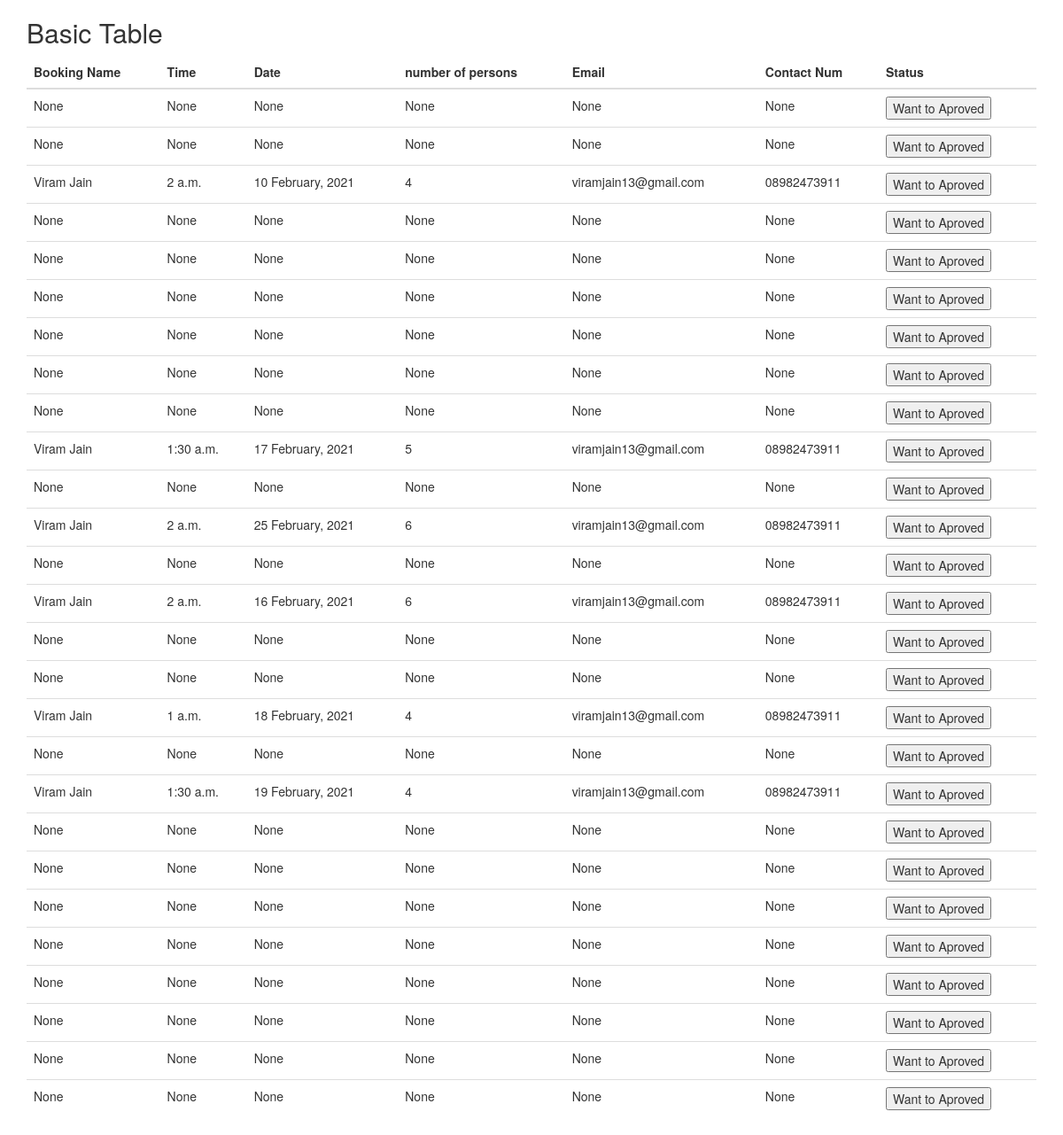
The app's page /admintable/ with its own data.
### RTH/models.py (models this page shows, shortened)
class BookTable(models.Model):
    name=models.CharField(max_length=200,null=True)
    booking_date_time=models.DateTimeField(auto_now_add=True)
    table_book_time=models.TimeField(null=True)
    table_book_date=models.CharField(max_length=50,null=True)
    num_of_person=models.IntegerField(null=True)
    contact_num=models.CharField(max_length=20,null=True)
    email=models.EmailField(null=True)
    status=models.BooleanField(default=False)

### RTH/views.py (the view, shortened to what this page needs)
# urls.py: path('admintable/',views.adminPage,name='admintable'),
@csrf_exempt
def adminPage(req):
    obj=BookTable.objects.filter(status=False)
    return render(req,'admintable.html',{'obj':obj})

### templates/admintable.html (shortened to what this page needs)
<!DOCTYPE html>
<html lang="en">
<head>
</head>
<body>
<!DOCTYPE html>
<html lang="en">
<head>
    <link rel="stylesheet" href="https://maxcdn.bootstrapcdn.com/bootstrap/3.4.1/css/bootstrap.min.css">
</head>
<body>
<div class="container">
    <h2>Basic Table</h2>
    <table class="table">
        <thead>
        <tr>
            <th>Booking Name</th>
            <th>Time</th>
            <th>Date</th>
            <th>number of persons</th>
            <th>Email</th>
           <th>Contact Num</th>
            <th>Status</th>
        </tr>
        </thead>
        <tbody>
        {% for i in obj %}
        <tr>
            <td>{{i.name}}</td>
            <td>{{i.table_book_time}}</td>
            <td>{{i.table_book_date}}</td>
            <td>{{i.num_of_person}}</td>
            <td>{{i.email}}</td>
            <td>{{i.contact_num}}</td>
            <form method="post">
                <td> <button type="submit" onclick="approved({{i.id}});" >Want to Aproved</button></td></form>
        </tr>
{% endfor %}
        </tbody>
    </table>
</div>
</body>
</html>
</body>
</html>

### records on screen
BookTable: name "None", table_book_time "None", table_book_date "None", num_of_person "None", email "None", contact_num "None"
BookTable: name "None", table_book_time "None", table_book_date "None", num_of_person "None", email "None", contact_num "None"
BookTable: name "Viram Jain", table_book_time "2 a.m.", table_book_date "10 February, 2021", num_of_person "4", email "viramjain13@gmail.com", contact_num "08982473911"
BookTable: name "None", table_book_time "None", table_book_date "None", num_of_person "None", email "None", contact_num "None"
BookTable: name "None", table_book_time "None", table_book_date "None", num_of_person "None", email "None", contact_num "None"
BookTable: name "None", table_book_time "None", table_book_date "None", num_of_person "None", email "None", contact_num "None"
BookTable: name "None", table_book_time "None", table_book_date "None", num_of_person "None", email "None", contact_num "None"
BookTable: name "None", table_book_time "None", table_book_date "None", num_of_person "None", email "None", contact_num "None"
BookTable: name "None", table_book_time "None", table_book_date "None", num_of_person "None", email "None", contact_num "None"
BookTable: name "Viram Jain", table_book_time "1:30 a.m.", table_book_date "17 February, 2021", num_of_person "5", email "viramjain13@gmail.com", contact_num "08982473911"
BookTable: name "None", table_book_time "None", table_book_date "None", num_of_person "None", email "None", contact_num "None"
BookTable: name "Viram Jain", table_book_time "2 a.m.", table_book_date "25 February, 2021", num_of_person "6", email "viramjain13@gmail.com", contact_num "08982473911"
BookTable: name "None", table_book_time "None", table_book_date "None", num_of_person "None", email "None", contact_num "None"
BookTable: name "Viram Jain", table_book_time "2 a.m.", table_book_date "16 February, 2021", num_of_person "6", email "viramjain13@gmail.com", contact_num "08982473911"
BookTable: name "None", table_book_time "None", table_book_date "None", num_of_person "None", email "None", contact_num "None"
BookTable: name "None", table_book_time "None", table_book_date "None", num_of_person "None", email "None", contact_num "None"
BookTable: name "Viram Jain", table_book_time "1 a.m.", table_book_date "18 February, 2021", num_of_person "4", email "viramjain13@gmail.com", contact_num "08982473911"
BookTable: name "None", table_book_time "None", table_book_date "None", num_of_person "None", email "None", contact_num "None"
BookTable: name "Viram Jain", table_book_time "1:30 a.m.", table_book_date "19 February, 2021", num_of_person "4", email "viramjain13@gmail.com", contact_num "08982473911"
BookTable: name "None", table_book_time "None", table_book_date "None", num_of_person "None", email "None", contact_num "None"
BookTable: name "None", table_book_time "None", table_book_date "None", num_of_person "None", email "None", contact_num "None"
BookTable: name "None", table_book_time "None", table_book_date "None", num_of_person "None", email "None", contact_num "None"
BookTable: name "None", table_book_time "None", table_book_date "None", num_of_person "None", email "None", contact_num "None"
BookTable: name "None", table_book_time "None", table_book_date "None", num_of_person "None", email "None", contact_num "None"
BookTable: name "None", table_book_time "None", table_book_date "None", num_of_person "None", email "None", contact_num "None"
BookTable: name "None", table_book_time "None", table_book_date "None", num_of_person "None", email "None", contact_num "None"
BookTable: name "None", table_book_time "None", table_book_date "None", num_of_person "None", email "None", contact_num "None"
